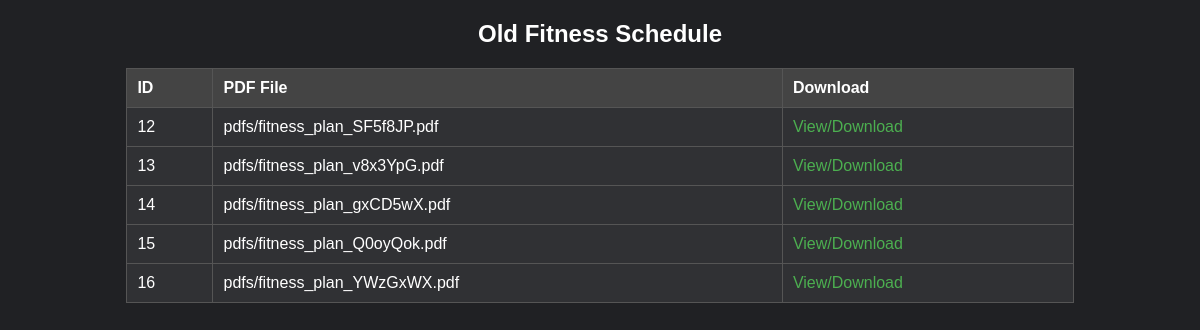
/fitness_plan/, run on an earlier commit of the app's database.
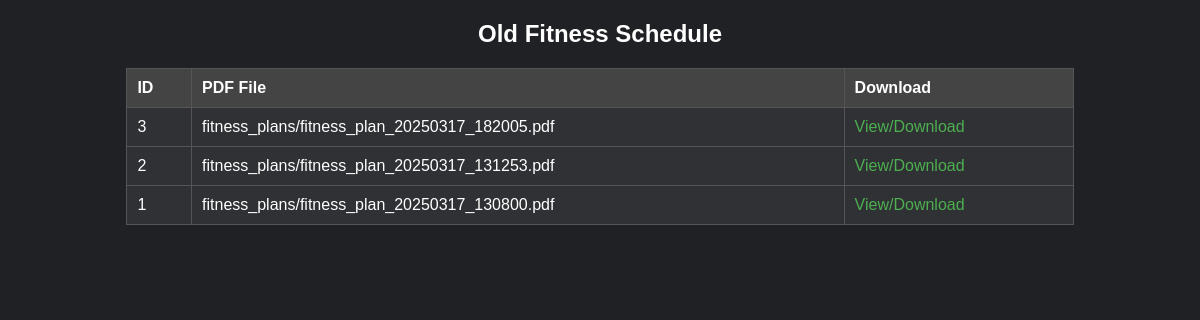
And on a later commit of the database.
### myapp/models.py (models this page shows, shortened)
class Gptinfo(models.Model):
    pdf_file = models.FileField(upload_to='fitness_plans/')
    created_at = models.DateTimeField(auto_now_add=True)
    class Meta:
        ordering = ['-created_at']

### myapp/views.py (the view)
# urls.py: path("fitness_plan/", views.display_fitness_plan, name="ourOldschedule"),
def display_fitness_plan(request):
    gptinfos = Gptinfo.objects.all()
    return render(request, 'myapp/ourOldschedule.html', {'gptinfos': gptinfos})

### myapp/templates/myapp/ourOldschedule.html (shortened to what this page needs)
<!DOCTYPE html>
<html lang="en">
<head>
</head>
<body>
    <h2>Old Fitness Schedule</h2>
    <table>
        <thead>
            <tr>
                <th>ID</th>
                <th>PDF File</th>
                <th>Download</th>
            </tr>
        </thead>
        <tbody>
            {% for item in gptinfos %}
            <tr>
                <td>{{ item.id }}</td>
                <td>{{ item.pdf_file.name }}</td>
                <td>
                    {% if item.pdf_file %}
                        <a href="{{ item.pdf_file.url }}" target="_blank">View/Download</a>
                    {% else %}
                        No file available
                    {% endif %}
                </td>
            </tr>
            {% empty %}
            <tr>
                <td colspan="3">No records found</td>
            </tr>
            {% endfor %}
        </tbody>
    </table>
</body>
</html>

### myapp/templates/myapp/ourOldschedule.html (style rules this page uses)
body { font-family: Arial, sans-serif; background-color: #202124; color: white; text-align: center; }
table { width: 80%; margin: 20px auto; border-collapse: collapse; background-color: #303134; color: white; }
th, td { border: 1px solid #555; padding: 10px; text-align: left; }
th { background-color: #444; }
a { color: #4CAF50; text-decoration: none; }

What changed in the data, as far as the page shows it:
removed Gptinfo: id "12", pdf_file.name "pdfs/fitness_plan_SF5f8JP.pdf"
removed Gptinfo: id "13", pdf_file.name "pdfs/fitness_plan_v8x3YpG.pdf"
removed Gptinfo: id "14", pdf_file.name "pdfs/fitness_plan_gxCD5wX.pdf"
removed Gptinfo: id "15", pdf_file.name "pdfs/fitness_plan_Q0oyQok.pdf"
removed Gptinfo: id "16", pdf_file.name "pdfs/fitness_plan_YWzGxWX.pdf"
added Gptinfo: id "3", pdf_file.name "fitness_plans/fitness_plan_20250317_182005.pdf"
added Gptinfo: id "2", pdf_file.name "fitness_plans/fitness_plan_20250317_131253.pdf"
added Gptinfo: id "1", pdf_file.name "fitness_plans/fitness_plan_20250317_130800.pdf"
